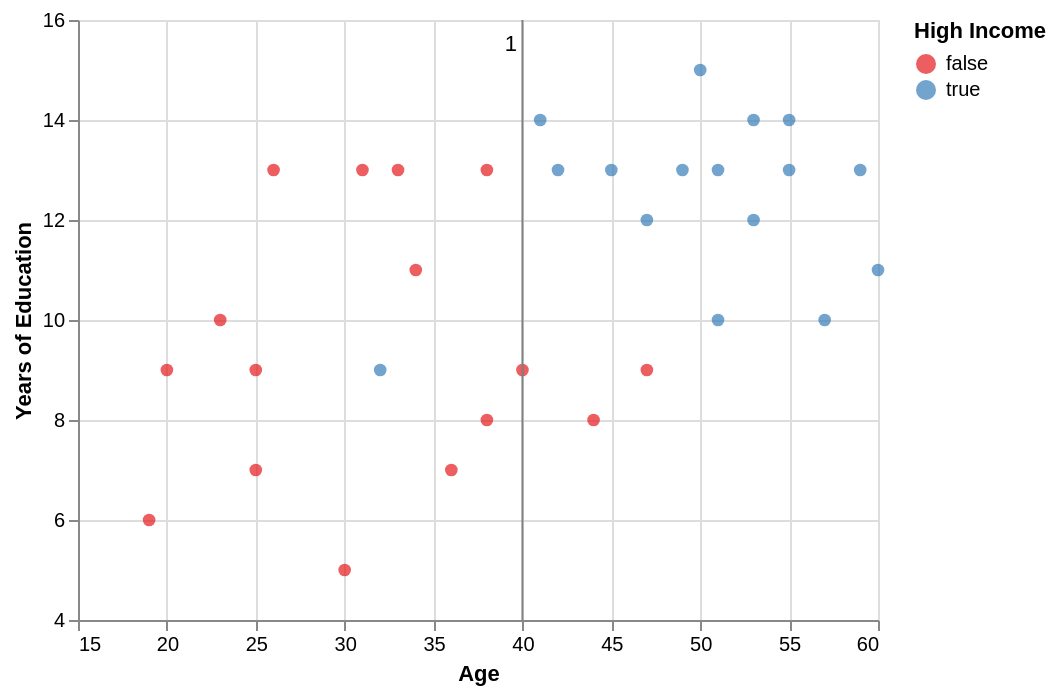

Specify this chart in Vega-Lite:
### Vega-Lite specification from a JSON file in a GitHub repository (floating-point values rounded to 4 significant figures)
{"config": {"view": {"continuousWidth": 400, "continuousHeight": 300}}, "layer": [{"data": {"name": "data-194e1fe9e7d882837db17b6196d9a5a2"}, "mark": "circle", "encoding": {"color": {"type": "nominal", "field": "High Income", "scale": {"scheme": "set1"}}, "size": {"value": 40}, "x": {"type": "quantitative", "field": "Age", "scale": {"domain": [15, 60]}}, "y": {"type": "quantitative", "field": "Years of Education", "scale": {"domain": [4, 16]}}}, "selection": {"Max": {"type": "single", "fields": ["Depth"], "bind": {"input": "select", "options": [1, 2, 3, 4]}, "init": {"Depth": 1}}}}, {"data": {"name": "data-bc9953c9636a481bff52d26011eacf6f"}, "mark": "line", "encoding": {"color": {"value": "grey"}, "size": {"value": 1}, "x": {"type": "quantitative", "field": "Age"}, "y": {"type": "quantitative", "field": "Years of Education"}}, "transform": [{"filter": {"selection": "Max"}}]}, {"data": {"name": "data-2ff2aa998f5841659dd2c5f6d9ea26e9"}, "mark": "line", "encoding": {"color": {"value": "grey"}, "size": {"value": 1}, "x": {"type": "quantitative", "field": "Age"}, "y": {"type": "quantitative", "field": "Years of Education"}}, "transform": [{"filter": {"selection": "Max"}}]}, {"data": {"name": "data-e5ffb9d86a2e418cb10836bd0a8507b8"}, "mark": "line", "encoding": {"color": {"value": "grey"}, "size": {"value": 1}, "x": {"type": "quantitative", "field": "Age"}, "y": {"type": "quantitative", "field": "Years of Education"}}, "transform": [{"filter": {"selection": "Max"}}]}, {"data": {"name": "data-2da81f8e7919fd100421d78f5aaec773"}, "mark": "line", "encoding": {"color": {"value": "grey"}, "size": {"value": 1}, "x": {"type": "quantitative", "field": "Age"}, "y": {"type": "quantitative", "field": "Years of Education"}}, "transform": [{"filter": {"selection": "Max"}}]}, {"data": {"name": "data-50f6676429df012474ec81ae6fb139ef"}, "mark": {"type": "text", "align": "left"}, "encoding": {"text": {"type": "ordinal", "field": "Depth"}, "x": {"type": "quantitative", "field": "Age"}, "y": {"type": "quantitative", "field": "Years of Education"}}, "transform": [{"filter": {"selection": "Max"}}]}], "$schema": "https://vega.github.io/schema/vega-lite/v5.json", "datasets": {"data-194e1fe9e7d882837db17b6196d9a5a2": [{"Age": 38, "Years of Education": 8, "High Income": false}, {"Age": 59, "Years of Education": 13, "High Income": true}, {"Age": 26, "Years of Education": 13, "High Income": false}, {"Age": 51, "Years of Education": 13, "High Income": true}, {"Age": 34, "Years of Education": 11, "High Income": false}, {"Age": 50, "Years of Education": 15, "High Income": true}, {"Age": 45, "Years of Education": 13, "High Income": true}, {"Age": 57, "Years of Education": 10, "High Income": true}, {"Age": 23, "Years of Education": 10, "High Income": false}, {"Age": 19, "Years of Education": 6, "High Income": false}, {"Age": 49, "Years of Education": 13, "High Income": true}, {"Age": 31, "Years of Education": 13, "High Income": false}, {"Age": 51, "Years of Education": 10, "High Income": true}, {"Age": 33, "Years of Education": 13, "High Income": false}, {"Age": 40, "Years of Education": 9, "High Income": false}, {"Age": 20, "Years of Education": 9, "High Income": false}, {"Age": 42, "Years of Education": 13, "High Income": true}, {"Age": 36, "Years of Education": 7, "High Income": false}, {"Age": 25, "Years of Education": 9, "High Income": false}, {"Age": 44, "Years of Education": 8, "High Income": false}, {"Age": 38, "Years of Education": 13, "High Income": false}, {"Age": 47, "Years of Education": 9, "High Income": false}, {"Age": 32, "Years of Education": 9, "High Income": true}, {"Age": 25, "Years of Education": 7, "High Income": false}, {"Age": 30, "Years of Education": 5, "High Income": false}, {"Age": 55, "Years of Education": 13, "High Income": true}, {"Age": 53, "Years of Education": 12, "High Income": true}, {"Age": 47, "Years of Education": 12, "High Income": true}, {"Age": 55, "Years of Education": 14, "High Income": true}, {"Age": 60, "Years of Education": 11, "High Income": true}, {"Age": 53, "Years of Education": 14, "High Income": true}, {"Age": 41, "Years of Education": 14, "High Income": true}], "data-bc9953c9636a481bff52d26011eacf6f": [{"Age": 40, "Years of Education": 16, "High Income": false, "Depth": 1}, {"Age": 40, "Years of Education": 4, "High Income": true, "Depth": 1}, {"Age": 15, "Years of Education": 10, "High Income": false, "Depth": 2}, {"Age": 60, "Years of Education": 10, "High Income": true, "Depth": 2}, {"Age": 25, "Years of Education": 4, "High Income": false, "Depth": 3}, {"Age": 25, "Years of Education": 10, "High Income": true, "Depth": 3}, {"Age": 25, "Years of Education": 8, "High Income": false, "Depth": 4}, {"Age": 40, "Years of Education": 8, "High Income": true, "Depth": 4}], "data-2ff2aa998f5841659dd2c5f6d9ea26e9": [{"Age": 40, "Years of Education": 16, "High Income": false, "Depth": 2}, {"Age": 40, "Years of Education": 4, "High Income": true, "Depth": 2}, {"Age": 15, "Years of Education": 10, "High Income": false, "Depth": 3}, {"Age": 60, "Years of Education": 10, "High Income": true, "Depth": 3}, {"Age": 25, "Years of Education": 4, "High Income": false, "Depth": 4}, {"Age": 25, "Years of Education": 10, "High Income": true, "Depth": 4}], "data-e5ffb9d86a2e418cb10836bd0a8507b8": [{"Age": 40, "Years of Education": 16, "High Income": false, "Depth": 3}, {"Age": 40, "Years of Education": 4, "High Income": true, "Depth": 3}, {"Age": 15, "Years of Education": 10, "High Income": false, "Depth": 4}, {"Age": 60, "Years of Education": 10, "High Income": true, "Depth": 4}], "data-2da81f8e7919fd100421d78f5aaec773": [{"Age": 40, "Years of Education": 16, "High Income": false, "Depth": 4}, {"Age": 40, "Years of Education": 4, "High Income": true, "Depth": 4}], "data-50f6676429df012474ec81ae6fb139ef": [{"Age": 39, "Years of Education": 15.5, "High Income": false, "Depth": 1}, {"Age": 16, "Years of Education": 10.3, "High Income": true, "Depth": 2}, {"Age": 41, "Years of Education": 10.3, "High Income": false, "Depth": 2}, {"Age": 25.5, "Years of Education": 9.7, "High Income": true, "Depth": 3}, {"Age": 25.5, "Years of Education": 8.3, "High Income": false, "Depth": 4}]}}
